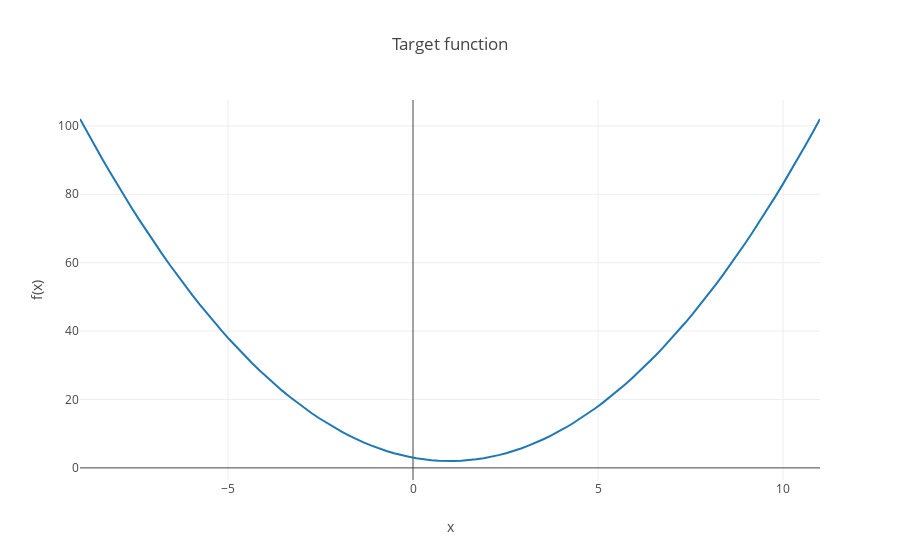

The cell this chart's notebook holds for it:
### Markdown cell above
# Function: (x-1)^2

### Code cell
fun_2d(fun1,1,10)
